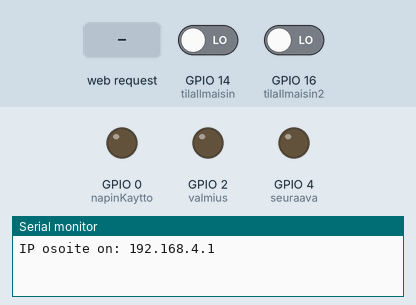
Recording of a sketch running on a simulated ESP8266 (NodeMCU). Shown: output pins drawn as LEDs (lit = HIGH), the last lines printed to the serial monitor. The test bench sets the inputs (shaded band); at power-on: GPIO 14 (tilaIlmaisin) LOW, GPIO 16 (tilaIlmaisin2) LOW.

Above: at 1.2 s.
1.3 s: HTTP request GET /VALMIUS received
At 1.37 s:
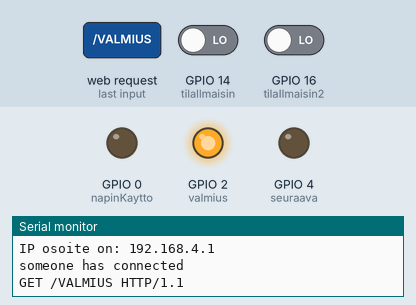
2.9 s: HTTP request GET /ON received
At 2.97 s:
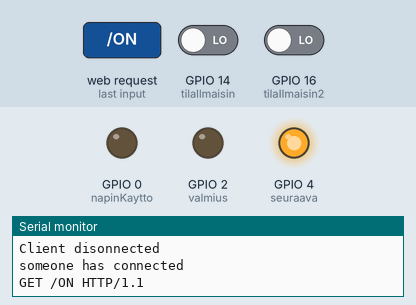
4.5 s: HTTP request GET /DEAKTIVOI received
At 5.6 s:
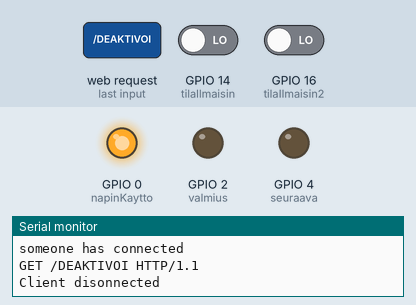
6.0 s: HTTP request GET /VALMIUS received
At 6.07 s:
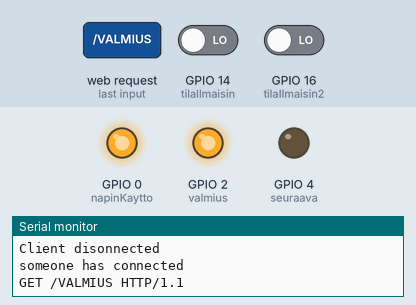
7.6 s: HTTP request GET /ON received
At 7.67 s:
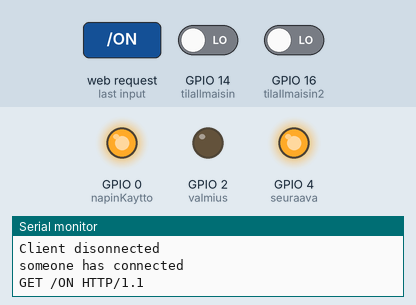
Timing chart, 0 to 10.2 s (numbered marks = the images above; inputs shaded):
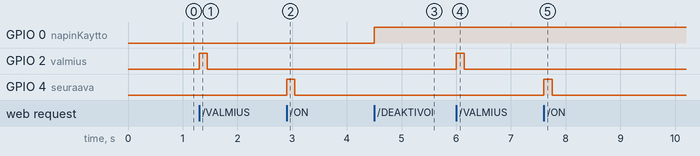

Measured:
- after the input at 1.3 s, GPIO 2 (valmius): LOW → HIGH at once, → LOW 0.15 s later
- after the input at 2.9 s, GPIO 4 (seuraava): LOW → HIGH at once, → LOW 0.15 s later
- after the input at 4.5 s, GPIO 0 (napinKaytto): LOW → HIGH at once
- after the input at 6.0 s, GPIO 2 (valmius): LOW → HIGH at once, → LOW 0.15 s later
- after the input at 7.6 s, GPIO 4 (seuraava): LOW → HIGH at once, → LOW 0.15 s later

The sketch:

Wifimoduuli.ino
```cpp
#include <ESP8266WiFi.h>

//VIIMEISIN 13.12.2016

WiFiServer server(80); //määrittää serveriksi portin 80

const int seuraava = 4; //d2
const int valmius = 2;  //d4
const int napinKaytto = 0; //d3
const int tilaIlmaisin = 14; //d5
const int tilaIlmaisin2 = 16; //d0
int tilaLaskuri = 0;

void setup() {

  pinMode(seuraava, OUTPUT);
  digitalWrite(seuraava, LOW);
  pinMode(valmius, OUTPUT);
  digitalWrite(valmius, LOW);
  pinMode(napinKaytto, OUTPUT);
  digitalWrite(napinKaytto, LOW);
  pinMode(tilaIlmaisin, INPUT);
  pinMode(tilaIlmaisin2, INPUT);

  WiFi.mode(WIFI_AP); //wifi moodi yhteyspiste
  WiFi.softAP("testi_verkko", "12345678"); //SSID ja salasana vähintään 8 merkkiä
  server.begin(); //käynnistää palvelimen

  Serial.begin(115200); //käynnistää yhteyden sarjamonitoriin
  IPAddress HTTPS_ServerIP = WiFi.softAPIP(); //määrittää ip-osoitteen
  Serial.print("IP osoite on: "); //tulostaa ip-osoitteen sarjamonitoriin
  Serial.println(HTTPS_ServerIP);
}


void loop()
{
  /*tarkistaa onko joku yhdistänyt selaimella (client) wifikorttiin
     jos ei niin tarkistetaan uudestaan
     kun on yhdistetty, tulostetaan sarjamonitoriin teksti
  */
  WiFiClient client = server.available(); //tarkistaa onko joku yhdistänyt selaimella wifikorttiin
  if (!client) {
    return;
  }
  Serial.println("someone has connected");

  String request = client.readStringUntil('\r'); //lukee selaimella on kirjoitettu ja tulostaa tekstin monitoriin
  Serial.println(request);

  if (request.indexOf("/VALMIUS") != -1)
  {
    digitalWrite(valmius, HIGH);
    delay(150);
    digitalWrite(valmius, LOW);
  }
  else if (request.indexOf("/ON") != -1)
  {
    digitalWrite(seuraava, HIGH);
    delay(150);
    digitalWrite(seuraava, LOW);
  }
  else if (request.indexOf("/DEAKTIVOI") != -1)
  {
    digitalWrite(napinKaytto, HIGH);
  }
  else if (request.indexOf("/AKTIVOI") != -1)
  {
    digitalWrite(napinKaytto, LOW);
  }


  //Nettisivu
  String s = "HTTP/1.1 200 OK\r\n";
  s += "Content-Type: text/html\r\n\r\n";
  s += "<!DOCTYPE HTML>\r\n<html<\r\n";
  s += "<head><title>**A.A.S.I.2000**</title><meta http-equiv=\"content-type\" content=\"text/html;charset=utf-8\"/><meta http-equiv=\"refresh\" content=\"1; url=/\">"
       "<style>"
       "input.MyButton"
       "{"
       "width: 300px;"
       "padding: 20px;"
       "cursor: pointer;"
       "font-weight: bold;"
       "font-size: 150%;"
       "background: #3366cc;"
       "color: #fff;"
       "border: 1px solid #3366cc;"
       "border-radius: 10px;"
       "-moz-box-shadow:: 6px 6px 5px #999;"
       "-webkit-box-shadow:: 6px 6px 5px #999;"
       "box-shadow:: 6px 6px 5px #999;"
       "}"
       "input.MyButton:hover"
       "{"
       "color: #ffff00;"
       "background: #000;"
       "border: 1px solid #fff;"
       "-moz-box-shadow:: 5px 5px 4px #adadad;"
       "-webkit-box-shadow:: 5px 5px 4px #adadad;"
       "box-shadow:: 5px 5px 4px #adadad;"
       "}"
       " </style> "
       " </head> ";
  s += "<h1 style=font-size:300%;>* * Awesome Automatic Security Interface 2000 * * </h1> ";
  s += "<p1>Laitteen tila:</p>";
  s += "<br>";
  if (digitalRead(tilaIlmaisin) == LOW && digitalRead(tilaIlmaisin2) == LOW)
  {
    tilaLaskuri = 1;
    s += "<p2 style=font-size:200%; text-align:center;>Oletustila </p2>";
    s += "<br><br><br>";
    s += "<br><input class=\"MyButton\" type=\"button\" name=\"b1\" value=\"Valmiustila\" onclick =\"location.href='/VALMIUS'\">";
  }
  else if (digitalRead(tilaIlmaisin) == LOW && digitalRead(tilaIlmaisin2) == HIGH)
  {
    tilaLaskuri = 2;
    s += "<p2 style=font-size:200%;>Mittaustila </p2>";
    s += "<br><br><br>";
    s += "<br><input class=\"MyButton\" type=\"button\" name=\"b1\" value=\"Valmiustila\" onclick =\"location.href='/VALMIUS'\">";
  }
  else if (digitalRead(tilaIlmaisin) == HIGH && digitalRead(tilaIlmaisin2) == LOW)
  {
    s += "<p2 style=font-size:200%;>Valvontatila </p2>";
    s += "<br><br><br>";
    s += "<br><input class=\"MyButton\" type=\"button\" name=\"b1\" value=\"Valmiustila\" onclick =\"location.href='/VALMIUS'\">";
  }
  else if (digitalRead(tilaIlmaisin) == HIGH && digitalRead(tilaIlmaisin2) == HIGH)
  {
    tilaLaskuri = 3;
    s += "<p2 style=font-size:200%;>HÄLYTYS!</p2>";
    s += "<br><br><br>";
    s += "<br><input class=\"MyButton\" type=\"button\" name=\"b1\" value=\"Halytys pois\" onclick =\"location.href='/VALMIUS'\">";
  }
  s += "<br><br><br>";
  s += "<br> <input class=\"MyButton\" type = \"button\" name=\"b1\" value=\"Seuraava tila\" onclick =\"location.href='/ON'\">";
  s += "<br><br><br>";
  if(digitalRead(napinKaytto) == LOW)
  {
    s += "<br><input class=\"MyButton\" type=\"button\" name=\"b1\" value=\"Deaktivoi nappi\" onclick =\"location.href='/DEAKTIVOI'\">";
  }
  else if(digitalRead(napinKaytto) == HIGH)
  {
    s += "<br><input class=\"MyButton\" type=\"button\" name=\"b1\" value=\"Aktivoi nappi\" onclick =\"location.href='/AKTIVOI'\">";
  }
  s += "</html>\n";

  //lähettää nettisivun selaimelle
  client.flush(); //clear previous info in the stream
  client.print(s); // Send the response to the client
  delay(1);
  Serial.println("Client disonnected");
}
```
